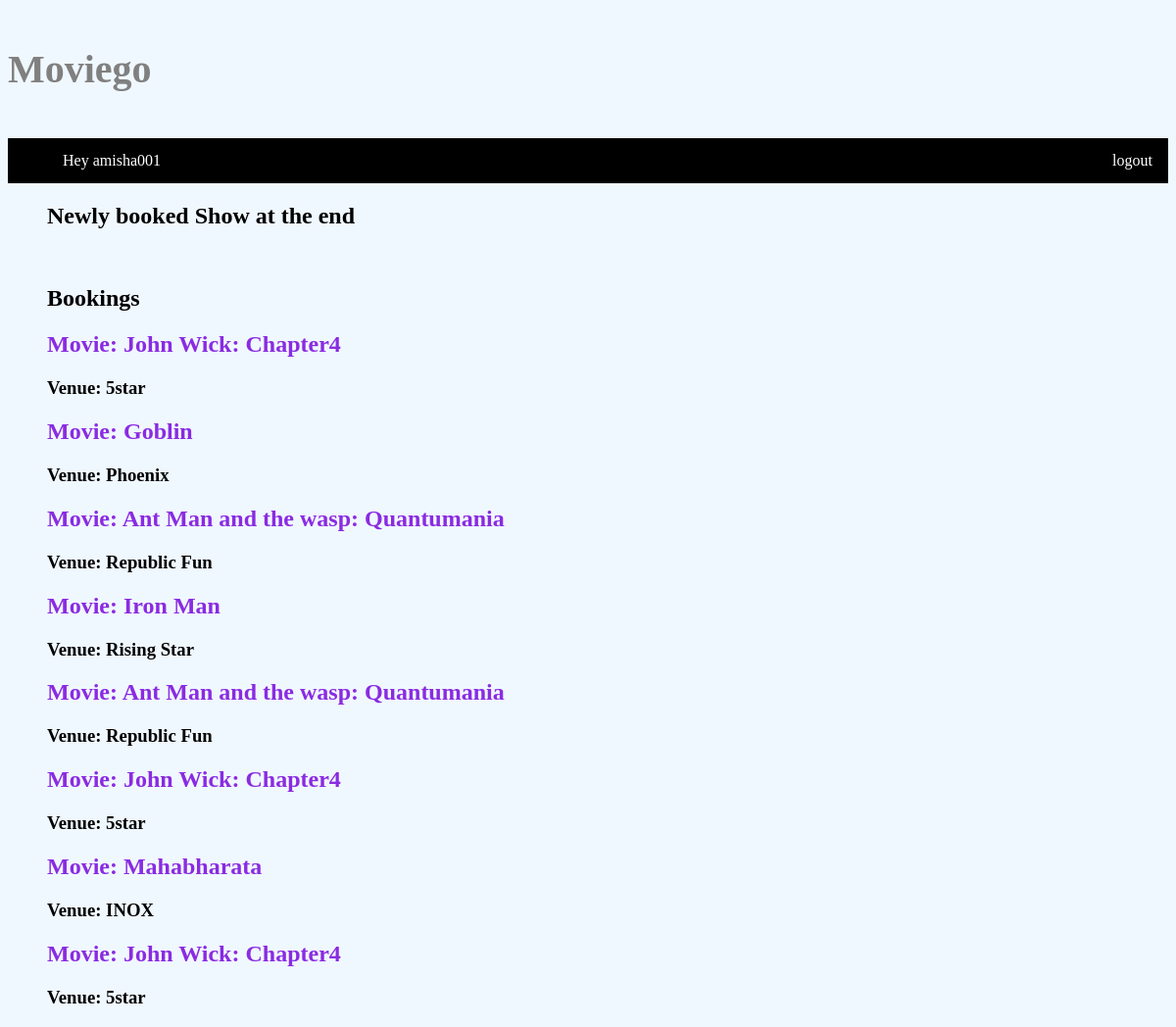
Page /profile/8/5/amisha001 on the committed database.
### build/project.py (models this page shows)
class Booking(db.Model):
    ID=db.Column(db.Integer(),primary_key=True)
    Show_id=db.Column(db.Integer())
    Show_name=db.Column(db.String(50))
    Venue_id=db.Column(db.Integer())
    Venue_name=db.Column(db.String(30))
    Username=db.Column(db.String(30))
    email=db.Column(db.String(50))
    phone=db.Column(db.Integer())
    Number_of_Seats=db.Column(db.Integer())

### build/project.py (the view)
@app.route('/profile/<int:Venue_id>/<int:Show_id>/<Username>', methods=['GET','POST'])
def profile(Venue_id,Show_id,Username):
    if request.method=='GET':
        v1=Venue.query.get(Venue_id)
        s1=Show.query.get(Show_id)
        h1=Booking.query.filter_by(Username=Username).all()
        return render_template('profile.html',Username=Username,v1=v1,s1=s1,h1=h1)

### build/templates/profile.html (shortened to what this page needs)
<!DOCTYPE html>
<html lang="en">
<head>
</head>
<body>
    <h1>
        <div class='container'><div class='left'><label class='book'>Moviego</label>
        </div>
        </div>
        </h1>
        <ul class="huh">
            <div class='sep'>
                <div>
          <li><a href='/U_dashboard/{{Username}}'>Hey {{Username}} </a></li>
        </div>
        <div>
          <li><a href="/">logout</a> </li>
        </div>
        </div>
        </ul>
    <ul class="V1">
        <h2>Newly booked Show at the end</h2><br>
        <h2>Bookings</h2>
        {% if h1|length==0 %}
        <h2> No booking found</h2>
        {% else %}
        {% for h in h1 %}
        <div class="venue3">
            <h2 class="heading">Movie: {{h.Show_name}}</h2>
            <h3>Venue: {{h.Venue_name}}
            </h3>
        </div>
        {% endfor %}
        {% endif %}
    </ul>
</body>
</html>

### build/templates/profile.html (style rules this page uses)
.sep { display:flex; justify-content: space-between; align-items: center; text-align:center; }
.huh { list-style-type: none; margin: 0; overflow: hidden; background-color: black; }
li { float: left; }
li a { display: block; color: white; text-align: center; padding: 14px 16px; text-decoration: none; }
body { background-color: AliceBlue; }
h1 { color:Gray; font-size:40px; text-align: left; background-color:AliceBlue; padding-top:20px; padding-bottom: 20px; }
.heading { color: blueviolet; }

### rows in the picture
Booking: Show_name "John Wick: Chapter4", Venue_name "5star"
Booking: Show_name "Goblin", Venue_name "Phoenix"
Booking: Show_name "Ant Man and the wasp: Quantumania", Venue_name "Republic Fun"
Booking: Show_name "Iron Man", Venue_name "Rising Star"
Booking: Show_name "Ant Man and the wasp: Quantumania", Venue_name "Republic Fun"
Booking: Show_name "John Wick: Chapter4", Venue_name "5star"
Booking: Show_name "Mahabharata", Venue_name "INOX"
Booking: Show_name "John Wick: Chapter4", Venue_name "5star"

### other values in the picture
{{ Username }} "amisha001"
